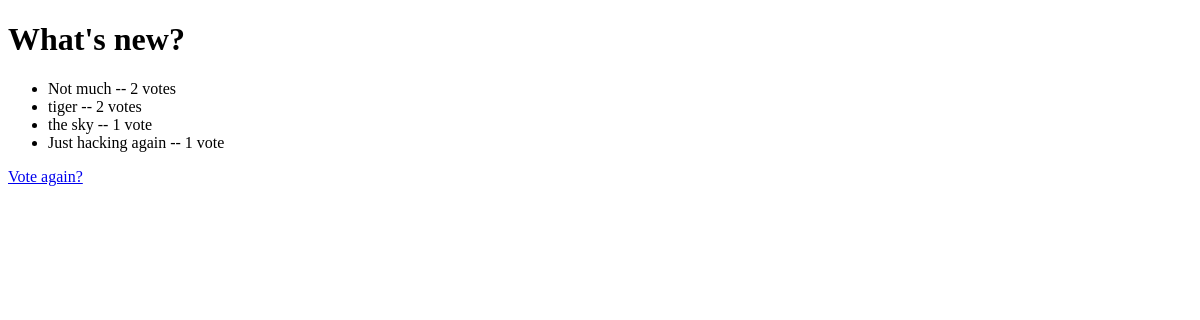
/polls/1/results/, run on an earlier commit of the app's database.
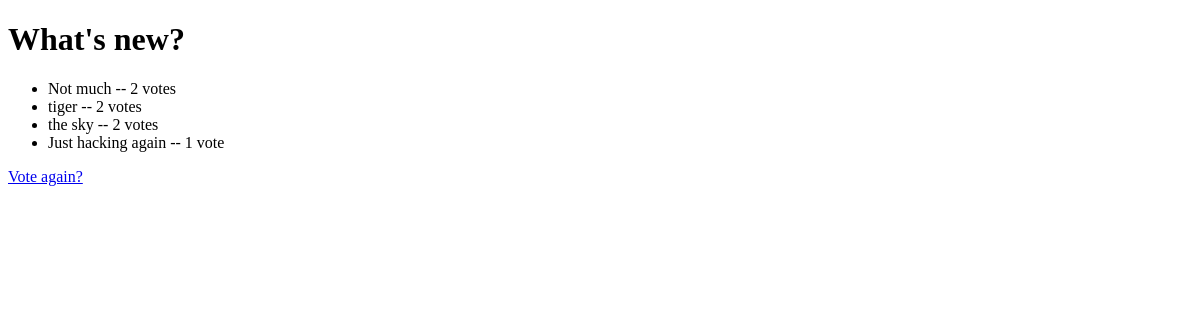
And on a later commit of the database.
### polls/models.py (models this page shows, shortened)
class Question(models.Model):
    question_text = models.CharField(max_length=200)
    pub_date = models.DateTimeField('date published')
    def was_published_recently(self):
        return timezone.now() >= self.pub_date >= timezone.now() - datetime.timedelta(days=1)
    was_published_recently.admin_order_field = 'pub_date'
    was_published_recently.boolean = True
    was_published_recently.short_description = 'Published recently?'

class Choice(models.Model):
    question = models.ForeignKey(Question, on_delete=models.CASCADE)
    choice_text = models.CharField(max_length=200)
    votes = models.IntegerField(default=8)

### polls/views.py (the view)
# urls.py: path('<int:pk>/results/', views.ResultsView.as_view(), name='results'),
class ResultsView(generic.DetailView):
    model = Question
    template_name = 'polls/results.html'

### polls/templates/polls/results.html (shortened to what this page needs)
<!DOCTYPE html>
<html lang="en">
<head>
</head>
<body>
<h1>{{ question.question_text }}</h1>
<ul>
    {% for choice in question.choice_set.all %}
        <li>{{ choice.choice_text }} -- {{ choice.votes }} vote{{ choice.votes|pluralize }}</li>
    {% endfor %}
</ul>
<a href="{% url 'polls:detail' question.id %}">Vote again?</a>
</body>
</html>

What changed in the data, as far as the page shows it:
changed Choice "the sky": votes "1" → "2"
